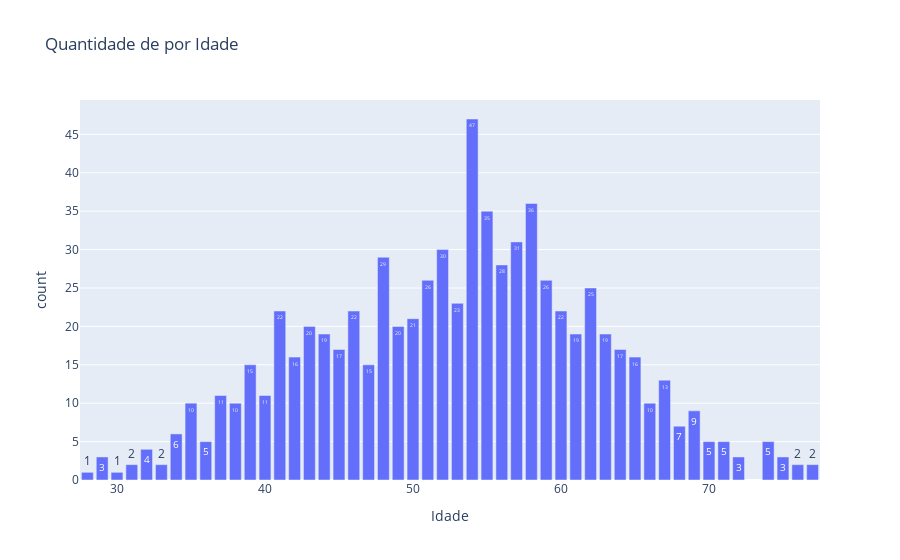
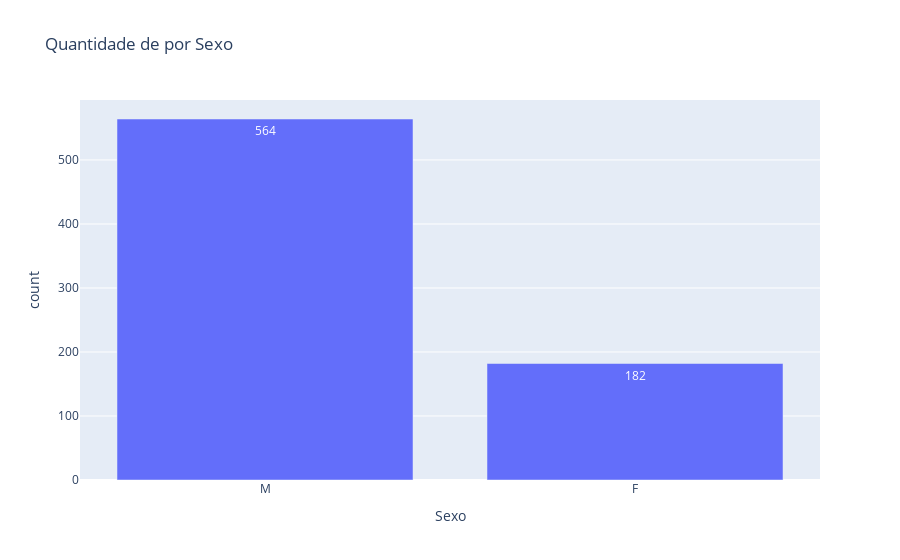
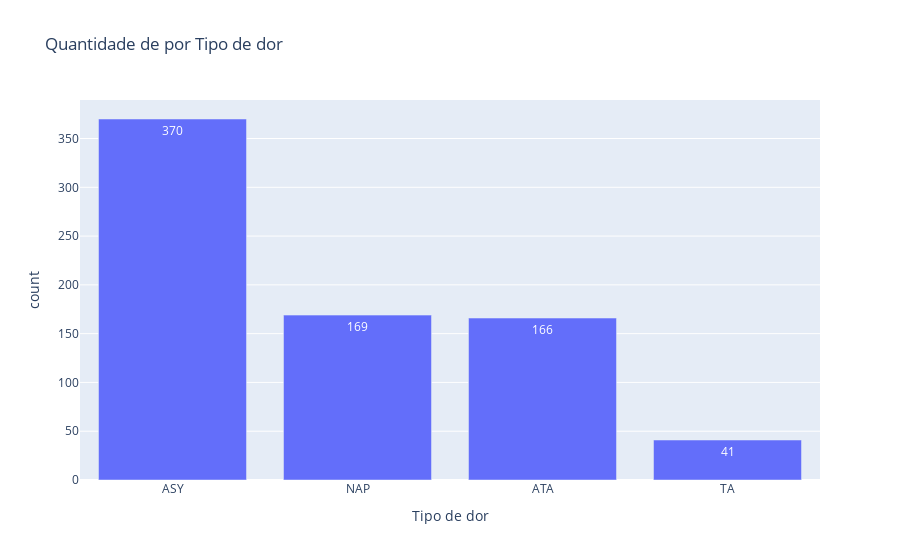
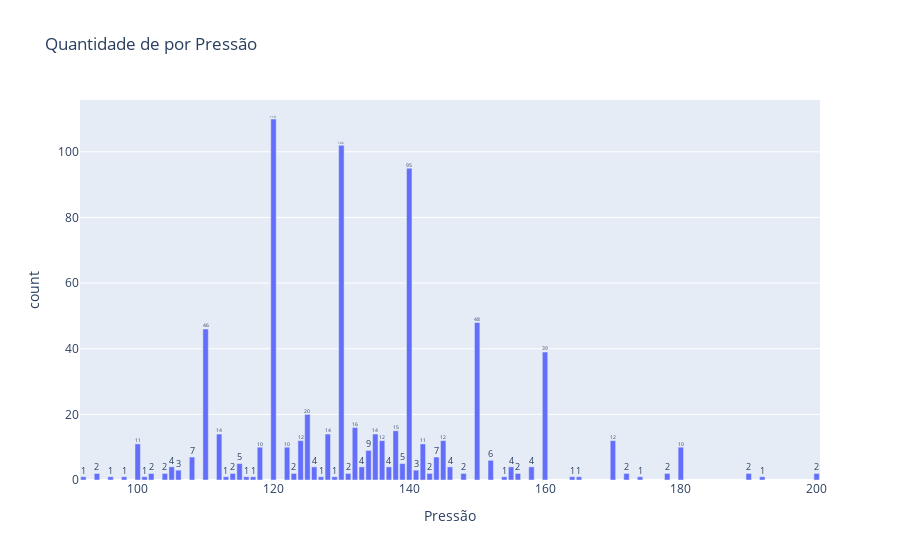

Here is the notebook cell these charts were saved with, in order:
### Markdown cell above
## 5 - Exibição de Gráficos com Plotly

### Code cell
# Essa função será usada no streamlit

# Função que constroe gráfico em barras
def constroi_grafico_barras(variavel):
    contagem = df[variavel].value_counts().reset_index()
    fig = px.bar(contagem, x=variavel, y='count', title ='Quantidade de por ' + variavel, text_auto=True )
    fig.show()

constroi_grafico_barras('Idade')
constroi_grafico_barras('Sexo')
constroi_grafico_barras('Tipo de dor')
constroi_grafico_barras('Pressão')
constroi_grafico_barras('Colesterol')
constroi_grafico_barras('Glicemia')
constroi_grafico_barras('Eletro')
constroi_grafico_barras('BPM')
constroi_grafico_barras('Dor por exec.')
constroi_grafico_barras('Oldpeak')
constroi_grafico_barras('Inclinacao ST')
constroi_grafico_barras('DCV')

### Figure 1 — Plotly figure (JSON) as saved in the notebook; plotly's stock layout.template omitted (floating-point values rounded to 4 significant figures)
{"data": [{"alignmentgroup": "True", "hovertemplate": "Idade=%{x}<br>count=%{y}<extra></extra>", "legendgroup": "", "marker": {"color": "#636efa", "pattern": {"shape": ""}}, "name": "", "offsetgroup": "", "orientation": "v", "showlegend": false, "textposition": "auto", "texttemplate": "%{y}", "type": "bar", "x": [54, 58, 55, 57, 52, 48, 56, 51, 59, 62, 53, 46, 41, 60, 50, 43, 49, 61, 63, 44, 45, 64, 65, 42, 39, 47, 67, 40, 37, 66, 35, 38, 69, 68, 34, 71, 70, 36, 74, 32, 29, 72, 75, 76, 31, 33, 77, 30, 28], "xaxis": "x", "y": [47, 36, 35, 31, 30, 29, 28, 26, 26, 25, 23, 22, 22, 22, 21, 20, 20, 19, 19, 19, 17, 17, 16, 16, 15, 15, 13, 11, 11, 10, 10, 10, 9, 7, 6, 5, 5, 5, 5, 4, 3, 3, 3, 2, 2, 2, 2, 1, 1], "yaxis": "y"}], "layout": {"autosize": true, "barmode": "relative", "legend": {"tracegroupgap": 0}, "title": {"text": "Quantidade de por Idade"}, "xaxis": {"anchor": "y", "autorange": true, "domain": [0, 1], "range": [27.5, 77.5], "title": {"text": "Idade"}, "type": "linear"}, "yaxis": {"anchor": "x", "autorange": true, "domain": [0, 1], "range": [0, 49.47], "title": {"text": "count"}, "type": "linear"}}}

### Figure 2 — Plotly figure (JSON) as saved in the notebook; plotly's stock layout.template omitted (floating-point values rounded to 4 significant figures)
{"data": [{"alignmentgroup": "True", "hovertemplate": "Sexo=%{x}<br>count=%{y}<extra></extra>", "legendgroup": "", "marker": {"color": "#636efa", "pattern": {"shape": ""}}, "name": "", "offsetgroup": "", "orientation": "v", "showlegend": false, "textposition": "auto", "texttemplate": "%{y}", "type": "bar", "x": ["M", "F"], "xaxis": "x", "y": [564, 182], "yaxis": "y"}], "layout": {"autosize": true, "barmode": "relative", "legend": {"tracegroupgap": 0}, "title": {"text": "Quantidade de por Sexo"}, "xaxis": {"anchor": "y", "autorange": true, "domain": [0, 1], "range": [-0.5, 1.5], "title": {"text": "Sexo"}, "type": "category"}, "yaxis": {"anchor": "x", "autorange": true, "domain": [0, 1], "range": [0, 593.7], "title": {"text": "count"}, "type": "linear"}}}

### Figure 3 — Plotly figure (JSON) as saved in the notebook; plotly's stock layout.template omitted (floating-point values rounded to 4 significant figures)
{"data": [{"alignmentgroup": "True", "hovertemplate": "Tipo de dor=%{x}<br>count=%{y}<extra></extra>", "legendgroup": "", "marker": {"color": "#636efa", "pattern": {"shape": ""}}, "name": "", "offsetgroup": "", "orientation": "v", "showlegend": false, "textposition": "auto", "texttemplate": "%{y}", "type": "bar", "x": ["ASY", "NAP", "ATA", "TA"], "xaxis": "x", "y": [370, 169, 166, 41], "yaxis": "y"}], "layout": {"autosize": true, "barmode": "relative", "legend": {"tracegroupgap": 0}, "title": {"text": "Quantidade de por Tipo de dor"}, "xaxis": {"anchor": "y", "autorange": true, "domain": [0, 1], "range": [-0.5, 3.5], "title": {"text": "Tipo de dor"}, "type": "category"}, "yaxis": {"anchor": "x", "autorange": true, "domain": [0, 1], "range": [0, 389.5], "title": {"text": "count"}, "type": "linear"}}}

### Figure 4 — Plotly figure (JSON) as saved in the notebook; plotly's stock layout.template omitted (floating-point values rounded to 4 significant figures)
{"data": [{"alignmentgroup": "True", "hovertemplate": "Pressão=%{x}<br>count=%{y}<extra></extra>", "legendgroup": "", "marker": {"color": "#636efa", "pattern": {"shape": ""}}, "name": "", "offsetgroup": "", "orientation": "v", "showlegend": false, "textposition": "auto", "texttemplate": "%{y}", "type": "bar", "x": [120, 130, 140, 150, 110, 160, 125, 132, 138, 128, 112, 135, 170, 124, 136, 145, 142, 100, 118, 180, 122, 134, 144, 108, 152, 139, 115, 158, 137, 146, 126, 133, 105, 155, 141, 106, 143, 102, 178, 148, 94, 114, 156, 104, 172, 190, 200, 123, 131, 92, 154, 129, 192, 117, 165, 116, 174, 101, 127, 96, 113, 98, 164], "xaxis": "x", "y": [110, 102, 95, 48, 46, 39, 20, 16, 15, 14, 14, 14, 12, 12, 12, 12, 11, 11, 10, 10, 10, 9, 7, 7, 6, 5, 5, 4, 4, 4, 4, 4, 4, 4, 3, 3, 2, 2, 2, 2, 2, 2, 2, 2, 2, 2, 2, 2, 2, 1, 1, 1, 1, 1, 1, 1, 1, 1, 1, 1, 1, 1, 1], "yaxis": "y"}], "layout": {"autosize": true, "barmode": "relative", "legend": {"tracegroupgap": 0}, "title": {"text": "Quantidade de por Pressão"}, "xaxis": {"anchor": "y", "autorange": true, "domain": [0, 1], "range": [91.5, 200.5], "title": {"text": "Pressão"}, "type": "linear"}, "yaxis": {"anchor": "x", "autorange": true, "domain": [0, 1], "range": [0, 115.8], "title": {"text": "count"}, "type": "linear"}}}
